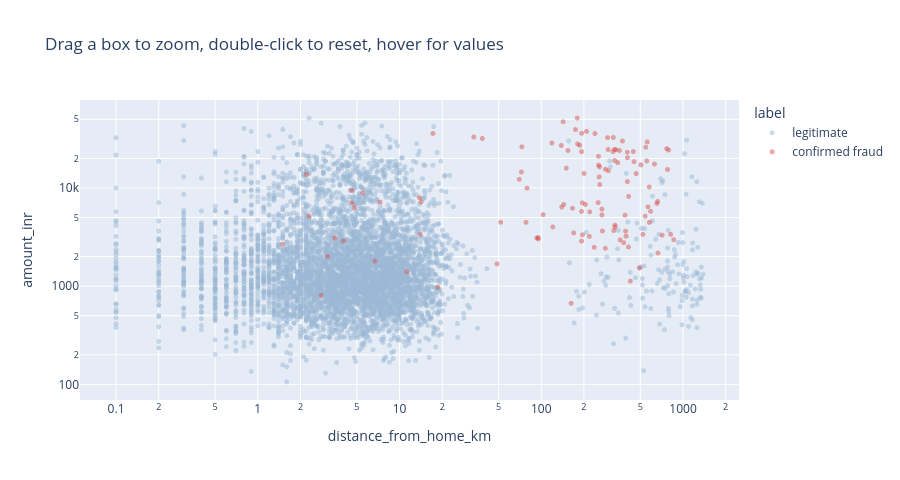

This figure's notebook cell:
### Markdown cell above
## 2. Purpose of Interaction and the Interactive Loop  *(Slides 6–7)*

**What:** Interaction overcomes display limits, supports open-ended tasks and lets **the view do the remembering** (eyes
beat memory). Interactive visualization is a **closed loop**: user acts → system updates the view → user perceives and
interprets → acts again. **Low latency** is essential (Shneiderman: ~0.1 s feels instantaneous).

**Why:** Below, the same overplotted scatter made *interactive*: drag to zoom into the high-amount, far-from-home corner,
double-click to reset, hover for values. We also time one cycle of the loop (filter + recompute) to show it fits easily
within 0.1 s for this data size.

### Code cell
fig = px.scatter(tx, x="distance_from_home_km", y="amount_inr", color="label", log_x=True, log_y=True, opacity=0.5,
                 color_discrete_map={"legitimate": "#9bb7d4", "confirmed fraud": "#D9534F"},
                 title="Drag a box to zoom, double-click to reset, hover for values", height=480)
fig.update_traces(marker_size=5)
fig.show()

t0 = time.perf_counter()
for _ in range(100):
    sel = tx[(tx.amount_inr > 5000) & (tx.distance_from_home_km > 100)]
    summary = sel.groupby("merchant_category").is_fraud.mean()
loop_ms = (time.perf_counter() - t0) / 100 * 1000
print(f"One filter + aggregate cycle on {len(tx):,} rows: {loop_ms:.2f} ms  (budget for 'instant' feedback: 100 ms)")

### Figure 1 — Plotly figure (JSON) as saved in the notebook; plotly's stock layout.template omitted (floating-point values rounded to 4 significant figures; data arrays with more than 128 entries replaced by an {"elided": "..."} marker saying what was removed)
{"data": [{"hovertemplate": "label=legitimate<br>distance_from_home_km=%{x}<br>amount_inr=%{y}<extra></extra>", "legendgroup": "legitimate", "marker": {"color": "#9bb7d4", "opacity": 0.5, "symbol": "circle", "size": 5}, "mode": "markers", "name": "legitimate", "showlegend": true, "x": {"elided": "5400 float values"}, "xaxis": "x", "y": {"elided": "5400 float values"}, "yaxis": "y", "type": "scattergl"}, {"hovertemplate": "label=confirmed fraud<br>distance_from_home_km=%{x}<br>amount_inr=%{y}<extra></extra>", "legendgroup": "confirmed fraud", "marker": {"color": "#D9534F", "opacity": 0.5, "symbol": "circle", "size": 5}, "mode": "markers", "name": "confirmed fraud", "showlegend": true, "x": [6.7, 818.4, 713.2, 4.6, 186.8, 413.5, 13.8, 18.6, 4.0, 192.3, 579.7, 4.8, 150.2, 73.0, 120.6, 654.1, 2.3, 258.5, 329.3, 325.0, 541.3, 577.3, 4.6, 256.1, 257.6, 297.1, 17.2, 374.1, 118.8, 51.7, 79.3, 3.1, 7.3, 293.8, 662.0, 5.5, 92.8, 192.6, 103.1, 356.0, 520.9, 3.5, 2.2, 267.8, 396.5, 405.5, 283.2, 505.1, 253.6, 192.2, 381.9, 495.1, 412.1, 95.1, 425.1, 320.5, 393.5, 195.4, 331.0, 270.0, 322.6, 78.1, 346.4, 389.9, 208.7, 860.2, 778.0, 331.8, 138.4, 253.0, 154.4, 467.5, 166.1, 139.4, 545.6, 72.4, 405.2, 48.7, 38.4, 565.6, 296.4, 174.2, 218.4, 239.1, 665.3, 194.6, 555.7, 179.4, 267.7, 791.8, 14.2, 404.4, 169.3, 162.4, 590.7, 283.8, 451.7, 200.2, 142.6, 204.7, 236.2, 336.2, 192.3, 143.9, 14.0, 360.4, 766.9, 446.5, 251.9, 1.5, 2.8, 180.5, 95.3, 219.9, 33.4, 328.7, 69.9, 629.1, 11.2, 560.0], "xaxis": "x", "y": [1798.0, 3369.0, 3309.0, 7065.0, 27170.0, 8198.0, 7966.0, 976.0, 2895.0, 23460.0, 4462.0, 6293.0, 15920.0, 26220.0, 4015.0, 6960.0, 5192.0, 10830.0, 19060.0, 3682.0, 5160.0, 10220.0, 9478.0, 12970.0, 16400.0, 14980.0, 35900.0, 30060.0, 28720.0, 4474.0, 9949.0, 2014.0, 7180.0, 32550.0, 7277.0, 8900.0, 3087.0, 36030.0, 5347.0, 24060.0, 3368.0, 3085.0, 13740.0, 6090.0, 3227.0, 20360.0, 2430.0, 17180.0, 17050.0, 5772.0, 2771.0, 1535.0, 2505.0, 3126.0, 1126.0, 23420.0, 3630.0, 3339.0, 4182.0, 3649.0, 32690.0, 4465.0, 18120.0, 5278.0, 37680.0, 2976.0, 15420.0, 3996.0, 27060.0, 20980.0, 24100.0, 14010.0, 6209.0, 6379.0, 26010.0, 14520.0, 11610.0, 1689.0, 31880.0, 6432.0, 24600.0, 39340.0, 3214.0, 35840.0, 2172.0, 7066.0, 18840.0, 51420.0, 5302.0, 24350.0, 7206.0, 23100.0, 3488.0, 669.0, 5780.0, 15530.0, 18560.0, 14060.0, 47260.0, 6795.0, 2487.0, 24490.0, 2877.0, 6783.0, 3393.0, 2957.0, 25150.0, 23470.0, 7094.0, 2673.0, 805.0, 28090.0, 3029.0, 5717.0, 33020.0, 24690.0, 12260.0, 17500.0, 1405.0, 29450.0], "yaxis": "y", "type": "scattergl"}], "layout": {"xaxis": {"anchor": "y", "domain": [0.0, 1.0], "title": {"text": "distance_from_home_km"}, "type": "log"}, "yaxis": {"anchor": "x", "domain": [0.0, 1.0], "title": {"text": "amount_inr"}, "type": "log"}, "legend": {"title": {"text": "label"}, "tracegroupgap": 0}, "title": {"text": "Drag a box to zoom, double-click to reset, hover for values"}, "height": 480}}
